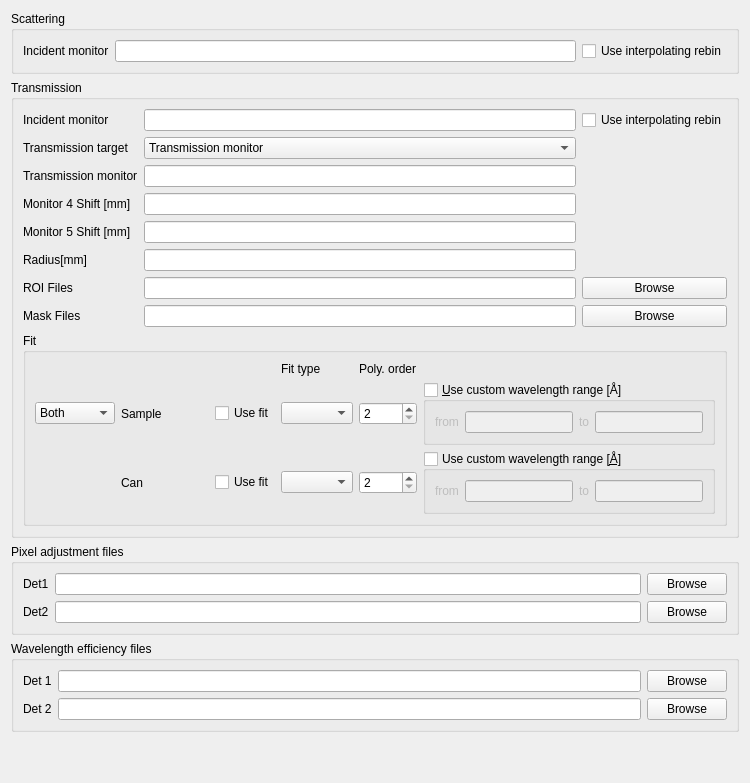
            <widget class="QWidget" name="adjustment_tab">
             <attribute name="title">
              <string>Adjustment</string>
             </attribute>
             <layout class="QHBoxLayout" name="horizontalLayout_5">
              <item>
               <layout class="QHBoxLayout" name="adjustment_tab_horizontal_layout">
                <item>
                 <layout class="QVBoxLayout" name="adjustment_tab_left_layout">
                  <item>
                   <widget class="QGroupBox" name="monitor_normalization_group_box">
                    <property name="toolTip">
                     <string>&lt;html&gt;&lt;head/&gt;&lt;body&gt;&lt;p&gt;Settings for the monitor normalization.&lt;/p&gt;&lt;/body&gt;&lt;/html&gt;</string>
                    </property>
                    <property name="title">
                     <string>Scattering</string>
                    </property>
                    <layout class="QGridLayout" name="gridLayout_8">
                     <item row="0" column="0">
                      <widget class="QLabel" name="monitor_normalization_monitor_label">
                       <property name="toolTip">
                        <string>&lt;html&gt;&lt;head/&gt;&lt;body&gt;&lt;p&gt;Spectrum number of the incident monitor which is used for monitor normalization.&lt;/p&gt;&lt;/body&gt;&lt;/html&gt;</string>
                       </property>
                       <property name="text">
                        <string>Incident monitor</string>
                       </property>
                      </widget>
                     </item>
                     <item row="0" column="2">
                      <widget class="QCheckBox" name="monitor_normalization_interpolating_rebin_check_box">
                       <property name="toolTip">
                        <string>&lt;html&gt;&lt;head/&gt;&lt;body&gt;&lt;p&gt;Selects the type of rebin which is to be used during monitor normalization. If this is checked then a interpolating rebin operation is performed, else a standard rebin operation is used.&lt;/p&gt;&lt;/body&gt;&lt;/html&gt;</string>
                       </property>
                       <property name="text">
                        <string>Use interpolating rebin</string>
                       </property>
                      </widget>
                     </item>
                     <item row="0" column="1">
                      <widget class="QLineEdit" name="monitor_normalization_line_edit">
                       <property name="toolTip">
                        <string>&lt;html&gt;&lt;head/&gt;&lt;body&gt;&lt;p&gt;Spectrum number of the incident monitor which is used for monitor normalization.&lt;/p&gt;&lt;/body&gt;&lt;/html&gt;</string>
                       </property>
                      </widget>
                     </item>
                    </layout>
                   </widget>
                  </item>
                  <item>
                   <widget class="QGroupBox" name="transmission_group_box">
                    <property name="toolTip">
                     <string>&lt;html&gt;&lt;head/&gt;&lt;body&gt;&lt;p&gt;Settings for the transmission calculation.&lt;/p&gt;&lt;/body&gt;&lt;/html&gt;</string>
                    </property>
                    <property name="title">
                     <string>Transmission</string>
                    </property>
                    <layout class="QGridLayout" name="gridLayout_9">
                     <item row="5" column="1">
                      <widget class="QLabel" name="transmission_mn_4_shift_label">
                       <property name="toolTip">
                        <string>&lt;html&gt;&lt;head/&gt;&lt;body&gt;&lt;p&gt;An option shift of the M4 monitor.&lt;/p&gt;&lt;/body&gt;&lt;/html&gt;</string>
                       </property>
                       <property name="text">
                        <string>Monitor 4 Shift [mm]</string>
                       </property>
                      </widget>
                     </item>
                     <item row="10" column="1" colspan="3">
                      <widget class="QGroupBox" name="fit_combo_box">
                       <property name="toolTip">
                        <string>&lt;html&gt;&lt;head/&gt;&lt;body&gt;&lt;p&gt;Fit options for the transmission calculation. These can be either set for both the Sample and the Can run or separately.&lt;/p&gt;&lt;/body&gt;&lt;/html&gt;</string>
                       </property>
                       <property name="title">
                        <string>Fit</string>
                       </property>
                       <property name="flat">
                        <bool>false</bool>
                       </property>
                       <property name="checkable">
                        <bool>false</bool>
                       </property>
                       <layout class="QGridLayout" name="gridLayout_22">
                        <item row="0" column="3">
                         <widget class="QLabel" name="fit_fit_type_label">
                          <property name="text">
                           <string>Fit type</string>
                          </property>
                         </widget>
                        </item>
                        <item row="1" column="0">
                         <widget class="QComboBox" name="fit_selection_combo_box">
                          <property name="toolTip">
                           <string>&lt;html&gt;&lt;head/&gt;&lt;body&gt;&lt;p&gt;Selects if fit options should be the same (Both) for Sample and Can, or if the user should be able to set them separately (Separate).&lt;/p&gt;&lt;/body&gt;&lt;/html&gt;</string>
                          </property>
                          <item>
                           <property name="text">
                            <string>Both</string>
                           </property>
                          </item>
                          <item>
                           <property name="text">
                            <string>Separate</string>
                           </property>
                          </item>
                         </widget>
                        </item>
                        <item row="2" column="3">
                         <widget class="QComboBox" name="fit_can_fit_type_combo_box">
                          <property name="toolTip">
                           <string>&lt;html&gt;&lt;head/&gt;&lt;body&gt;&lt;p&gt;If fitting should be used, then this allows for the selection of the fit type.&lt;/p&gt;&lt;/body&gt;&lt;/html&gt;</string>
                          </property>
                         </widget>
                        </item>
                        <item row="2" column="2">
                         <widget class="QCheckBox" name="fit_can_use_fit_check_box">
                          <property name="toolTip">
                           <string>&lt;html&gt;&lt;head/&gt;&lt;body&gt;&lt;p&gt;If fitting should be used&lt;/p&gt;&lt;/body&gt;&lt;/html&gt;</string>
                          </property>
                          <property name="text">
                           <string>Use fit</string>
                          </property>
                         </widget>
                        </item>
                        <item row="1" column="1">
                         <widget class="QLabel" name="fit_sample_label">
                          <property name="text">
                           <string>Sample              </string>
                          </property>
                         </widget>
                        </item>
                        <item row="2" column="1">
                         <widget class="QLabel" name="fit_can_label">
                          <property name="text">
                           <string>Can</string>
                          </property>
                         </widget>
                        </item>
                        <item row="1" column="5">
                         <widget class="QGroupBox" name="fit_sample_wavelength_combo_box">
                          <property name="toolTip">
                           <string>&lt;html&gt;&lt;head/&gt;&lt;body&gt;&lt;p&gt;Allows for setting a custom wavelength range during fitting.&lt;/p&gt;&lt;/body&gt;&lt;/html&gt;</string>
                          </property>
                          <property name="title">
                           <string>&amp;Use custom wavelength range [Å]</string>
                          </property>
                          <property name="checkable">
                           <bool>true</bool>
                          </property>
                          <property name="checked">
                           <bool>false</bool>
                          </property>
                          <layout class="QGridLayout" name="gridLayout_23">
                           <item row="0" column="1">
                            <widget class="QLineEdit" name="fit_sample_wavelength_min_line_edit">
                             <property name="toolTip">
                              <string>&lt;html&gt;&lt;head/&gt;&lt;body&gt;&lt;p&gt;The beginning of the custom wavelength range.&lt;/p&gt;&lt;/body&gt;&lt;/html&gt;</string>
                             </property>
                            </widget>
                           </item>
                           <item row="0" column="2">
                            <widget class="QLabel" name="fit_sample_to_label">
                             <property name="text">
                              <string>to</string>
                             </property>
                            </widget>
                           </item>
                           <item row="0" column="0">
                            <widget class="QLabel" name="fit_sample_from_label">
                             <property name="text">
                              <string>from</string>
                             </property>
                            </widget>
                           </item>
                           <item row="0" column="3">
                            <widget class="QLineEdit" name="fit_sample_wavelength_max_line_edit">
                             <property name="toolTip">
                              <string>&lt;html&gt;&lt;head/&gt;&lt;body&gt;&lt;p&gt;The end of the custom wavelength range.&lt;/p&gt;&lt;/body&gt;&lt;/html&gt;</string>
                             </property>
                            </widget>
                           </item>
                          </layout>
                         </widget>
                        </item>
                        <item row="2" column="5">
                         <widget class="QGroupBox" name="fit_can_wavelength_combo_box">
                          <property name="toolTip">
                           <string>&lt;html&gt;&lt;head/&gt;&lt;body&gt;&lt;p&gt;Allows for setting a custom wavelength range during fitting.&lt;/p&gt;&lt;/body&gt;&lt;/html&gt;</string>
                          </property>
                          <property name="title">
                           <string>Use custom wavelength range [&amp;Å]</string>
                          </property>
                          <property name="checkable">
                           <bool>true</bool>
                          </property>
                          <property name="checked">
                           <bool>false</bool>
                          </property>
                          <layout class="QGridLayout" name="gridLayout_24">
                           <item row="0" column="1">
                            <widget class="QLineEdit" name="fit_can_wavelength_min_line_edit">
                             <property name="toolTip">
                              <string>&lt;html&gt;&lt;head/&gt;&lt;body&gt;&lt;p&gt;The beginning of the custom wavelength range.&lt;/p&gt;&lt;/body&gt;&lt;/html&gt;</string>
                             </property>
                            </widget>
                           </item>
                           <item row="0" column="0">
                            <widget class="QLabel" name="fit_can_from_label">
                             <property name="text">
                              <string>from</string>
                             </property>
                            </widget>
                           </item>
                           <item row="0" column="2">
                            <widget class="QLabel" name="fit_can_to_label">
                             <property name="text">
                              <string>to</string>
                             </property>
                            </widget>
                           </item>
                           <item row="0" column="3">
                            <widget class="QLineEdit" name="fit_can_wavelength_max_line_edit">
                             <property name="toolTip">
                              <string>&lt;html&gt;&lt;head/&gt;&lt;body&gt;&lt;p&gt;The end of the custom wavelength range.&lt;/p&gt;&lt;/body&gt;&lt;/html&gt;</string>
                             </property>
                            </widget>
                           </item>
                          </layout>
                         </widget>
                        </item>
                        <item row="1" column="3">
                         <widget class="QComboBox" name="fit_sample_fit_type_combo_box">
                          <property name="toolTip">
                           <string>&lt;html&gt;&lt;head/&gt;&lt;body&gt;&lt;p&gt;If fitting should be used, then this allows for the selection of the fit type.&lt;/p&gt;&lt;/body&gt;&lt;/html&gt;</string>
                          </property>
                         </widget>
                        </item>
                        <item row="1" column="4">
                         <widget class="QSpinBox" name="fit_sample_polynomial_order_spin_box">
                          <property name="toolTip">
                           <string>&lt;html&gt;&lt;head/&gt;&lt;body&gt;&lt;p&gt;If a polynomial fit type was selected, then the polynomial order of the fit can be specified here.&lt;/p&gt;&lt;/body&gt;&lt;/html&gt;</string>
                          </property>
                          <property name="minimum">
                           <number>2</number>
                          </property>
                          <property name="maximum">
                           <number>6</number>
                          </property>
                         </widget>
                        </item>
                        <item row="0" column="4">
                         <widget class="QLabel" name="fit_polynomial_order_label">
                          <property name="text">
                           <string>Poly. order</string>
                          </property>
                         </widget>
                        </item>
                        <item row="2" column="4">
                         <widget class="QSpinBox" name="fit_can_polynomial_order_spin_box">
                          <property name="toolTip">
                           <string>&lt;html&gt;&lt;head/&gt;&lt;body&gt;&lt;p&gt;If a polynomial fit type was selected, then the polynomial order of the fit can be specified here.&lt;/p&gt;&lt;/body&gt;&lt;/html&gt;</string>
                          </property>
                          <property name="minimum">
                           <number>2</number>
                          </property>
                          <property name="maximum">
                           <number>6</number>
                          </property>
                         </widget>
                        </item>
                        <item row="1" column="2">
                         <widget class="QCheckBox" name="fit_sample_use_fit_check_box">
                          <property name="toolTip">
                           <string>&lt;html&gt;&lt;head/&gt;&lt;body&gt;&lt;p&gt;If fitting should be used&lt;/p&gt;&lt;/body&gt;&lt;/html&gt;</string>
                          </property>
                          <property name="text">
                           <string>Use fit</string>
                          </property>
                         </widget>
                        </item>
                       </layout>
                      </widget>
                     </item>
                     <item row="8" column="2">
                      <widget class="QLineEdit" name="transmission_roi_files_line_edit">
                       <property name="toolTip">
                        <string>&lt;html&gt;&lt;head/&gt;&lt;body&gt;&lt;p&gt;A comma-separated list of ROI files which define areas on the bank which contribute to the transmission calculation.&lt;/p&gt;&lt;/body&gt;&lt;/html&gt;</string>
                       </property>
                      </widget>
                     </item>
                     <item row="6" column="1">
                      <widget class="QLabel" name="transmission_mn_5_shift_label">
                       <property name="toolTip">
                        <string>&lt;html&gt;&lt;head/&gt;&lt;body&gt;&lt;p&gt;An option shift of the M5 monitor.&lt;/p&gt;&lt;/body&gt;&lt;/html&gt;</string>
                       </property>
                       <property name="text">
                        <string>Monitor 5 Shift [mm]</string>
                       </property>
                      </widget>
                     </item>
                     <item row="7" column="1">
                      <widget class="QLabel" name="transmission_radius_label">
                       <property name="toolTip">
                        <string>&lt;html&gt;&lt;head/&gt;&lt;body&gt;&lt;p&gt;A radius that defines a circle which includes all pixels on the bank which contribute to the transmission calculation.&lt;/p&gt;&lt;/body&gt;&lt;/html&gt;</string>
                       </property>
                       <property name="text">
                        <string>Radius[mm]</string>
                       </property>
                      </widget>
                     </item>
                     <item row="8" column="3">
                      <widget class="QPushButton" name="transmission_roi_files_push_button">
                       <property name="text">
                        <string>Browse</string>
                       </property>
                      </widget>
                     </item>
                     <item row="4" column="2">
                      <widget class="QLineEdit" name="transmission_monitor_line_edit"/>
                     </item>
                     <item row="3" column="2">
                      <widget class="QComboBox" name="transmission_target_combo_box">
                       <item>
                        <property name="text">
                         <string>Transmission monitor</string>
                        </property>
                       </item>
                       <item>
                        <property name="text">
                         <string>Region of interest on bank</string>
                        </property>
                       </item>
                      </widget>
                     </item>
                     <item row="9" column="2">
                      <widget class="QLineEdit" name="transmission_mask_files_line_edit">
                       <property name="toolTip">
                        <string>&lt;html&gt;&lt;head/&gt;&lt;body&gt;&lt;p&gt;A comma-separated list of MASK files which define areas on the bank which are excluded from the transmission calculation.&lt;/p&gt;&lt;/body&gt;&lt;/html&gt;</string>
                       </property>
                      </widget>
                     </item>
                     <item row="7" column="2">
                      <widget class="QLineEdit" name="transmission_radius_line_edit">
                       <property name="toolTip">
                        <string>&lt;html&gt;&lt;head/&gt;&lt;body&gt;&lt;p&gt;A radius that defines a circle which includes all pixels on the bank which contribute to the transmission calculation.&lt;/p&gt;&lt;/body&gt;&lt;/html&gt;</string>
                       </property>
                      </widget>
                     </item>
                     <item row="9" column="3">
                      <widget class="QPushButton" name="transmission_mask_files_push_button">
                       <property name="text">
                        <string>Browse</string>
                       </property>
                      </widget>
                     </item>
                     <item row="2" column="3">
                      <widget class="QCheckBox" name="transmission_interpolating_rebin_check_box">
                       <property name="toolTip">
                        <string>&lt;html&gt;&lt;head/&gt;&lt;body&gt;&lt;p&gt;Selects the type of rebin which is to be used during transmission calculation. If this is checked then a interpolating rebin operation is performed, else a standard rebin operation is used.&lt;/p&gt;&lt;/body&gt;&lt;/html&gt;</string>
                       </property>
                       <property name="text">
                        <string>Use interpolating rebin</string>
                       </property>
                      </widget>
                     </item>
                     <item row="4" column="1">
                      <widget class="QLabel" name="transmission_monitor_label">
                       <property name="toolTip">
                        <string>&lt;html&gt;&lt;head/&gt;&lt;body&gt;&lt;p&gt;Spectrum number of the transmission monitor which is used for transmission calculation.&lt;/p&gt;&lt;/body&gt;&lt;/html&gt;</string>
                       </property>
                       <property name="text">
                        <string>Transmission monitor</string>
                       </property>
                      </widget>
                     </item>
                     <item row="5" column="2">
                      <widget class="QLineEdit" name="transmission_mn_4_shift_line_edit">
                       <property name="toolTip">
                        <string>&lt;html&gt;&lt;head/&gt;&lt;body&gt;&lt;p&gt;Distance between beamstop monitor and detector.&lt;/p&gt;&lt;/body&gt;&lt;/html&gt;</string>
                       </property>
                      </widget>
                     </item>
                     <item row="9" column="1">
                      <widget class="QLabel" name="transmission_mask_files_label">
                       <property name="toolTip">
                        <string>&lt;html&gt;&lt;head/&gt;&lt;body&gt;&lt;p&gt;A comma-separated list of MASK files which define areas on the bank which are excluded from the transmission calculation.&lt;/p&gt;&lt;/body&gt;&lt;/html&gt;</string>
                       </property>
                       <property name="text">
                        <string>Mask Files</string>
                       </property>
                      </widget>
                     </item>
                     <item row="2" column="2">
                      <widget class="QLineEdit" name="transmission_line_edit">
                       <property name="toolTip">
                        <string>&lt;html&gt;&lt;head/&gt;&lt;body&gt;&lt;p&gt;Spectrum number of the incident monitor which is used for transmission calculation.&lt;/p&gt;&lt;/body&gt;&lt;/html&gt;</string>
                       </property>
                      </widget>
                     </item>
                     <item row="3" column="1">
                      <widget class="QLabel" name="transmission_target_label">
                       <property name="text">
                        <string>Transmission target</string>
                       </property>
                      </widget>
                     </item>
                     <item row="8" column="1">
                      <widget class="QLabel" name="transmission_roi_files_label">
                       <property name="toolTip">
                        <string>&lt;html&gt;&lt;head/&gt;&lt;body&gt;&lt;p&gt;A comma-separated list of ROI files which define areas on the bank which contribute to the transmission calculation.&lt;/p&gt;&lt;/body&gt;&lt;/html&gt;</string>
                       </property>
                       <property name="text">
                        <string>ROI Files</string>
                       </property>
                      </widget>
                     </item>
                     <item row="6" column="2">
                      <widget class="QLineEdit" name="transmission_mn_5_shift_line_edit">
                       <property name="toolTip">
                        <string>&lt;html&gt;&lt;head/&gt;&lt;body&gt;&lt;p&gt;Distance between beamstop monitor and detector.&lt;/p&gt;&lt;/body&gt;&lt;/html&gt;</string>
                       </property>
                      </widget>
                     </item>
                     <item row="2" column="1">
                      <widget class="QLabel" name="transmission_incident_monitor_target">
                       <property name="toolTip">
                        <string>&lt;html&gt;&lt;head/&gt;&lt;body&gt;&lt;p&gt;Spectrum number of the incident monitor which is used for transmission calculation.&lt;/p&gt;&lt;/body&gt;&lt;/html&gt;</string>
                       </property>
                       <property name="text">
                        <string>Incident monitor</string>
                       </property>
                      </widget>
                     </item>
                    </layout>
                   </widget>
                  </item>
                  <item>
                   <widget class="QGroupBox" name="pixel_adjustment_group_box">
                    <property name="toolTip">
                     <string>&lt;html&gt;&lt;head/&gt;&lt;body&gt;&lt;p&gt;The pixel adjustment files.&lt;/p&gt;&lt;/body&gt;&lt;/html&gt;</string>
                    </property>
                    <property name="title">
                     <string>Pixel adjustment files</string>
                    </property>
                    <layout class="QGridLayout" name="gridLayout_10">
                     <item row="0" column="1">
                      <widget class="QLineEdit" name="pixel_adjustment_det_1_line_edit">
                       <property name="toolTip">
                        <string>&lt;html&gt;&lt;head/&gt;&lt;body&gt;&lt;p&gt;The path to the pixel adjustment file for the first detector.&lt;/p&gt;&lt;/body&gt;&lt;/html&gt;</string>
                       </property>
                      </widget>
                     </item>
                     <item row="0" column="0">
                      <widget class="QLabel" name="pixel_adjustment_det_2_label">
                       <property name="toolTip">
                        <string>&lt;html&gt;&lt;head/&gt;&lt;body&gt;&lt;p&gt;The path to the pixel adjustment file for the first detector.&lt;/p&gt;&lt;/body&gt;&lt;/html&gt;</string>
                       </property>
                       <property name="text">
                        <string>Det1</string>
                       </property>
                      </widget>
                     </item>
                     <item row="0" column="2">
                      <widget class="QPushButton" name="pixel_adjustment_det_1_push_button">
                       <property name="text">
                        <string>Browse</string>
                       </property>
                      </widget>
                     </item>
                     <item row="1" column="2">
                      <widget class="QPushButton" name="pixel_adjustment_det_2_push_button">
                       <property name="text">
                        <string>Browse</string>
                       </property>
                      </widget>
                     </item>
                     <item row="1" column="1">
                      <widget class="QLineEdit" name="pixel_adjustment_det_2_line_edit">
                       <property name="toolTip">
                        <string>&lt;html&gt;&lt;head/&gt;&lt;body&gt;&lt;p&gt;The path to the pixel adjustment file for the second detector.&lt;/p&gt;&lt;/body&gt;&lt;/html&gt;</string>
                       </property>
                      </widget>
                     </item>
                     <item row="1" column="0">
                      <widget class="QLabel" name="pixel_adjustement_det_1_label">
                       <property name="toolTip">
                        <string>&lt;html&gt;&lt;head/&gt;&lt;body&gt;&lt;p&gt;The path to the pixel adjustment file for the second detector.&lt;/p&gt;&lt;/body&gt;&lt;/html&gt;</string>
                       </property>
                       <property name="text">
                        <string>Det2</string>
                       </property>
                      </widget>
                     </item>
                    </layout>
                   </widget>
                  </item>
                  <item>
                   <widget class="QGroupBox" name="wavelength_adjustment_group_box">
                    <property name="toolTip">
                     <string>&lt;html&gt;&lt;head/&gt;&lt;body&gt;&lt;p&gt;The wavelength adjustment files.&lt;/p&gt;&lt;/body&gt;&lt;/html&gt;</string>
                    </property>
                    <property name="title">
                     <string>Wavelength efficiency files</string>
                    </property>
                    <layout class="QGridLayout" name="gridLayout_11">
                     <item row="0" column="1">
                      <widget class="QLineEdit" name="wavelength_adjustment_det_1_line_edit">
                       <property name="toolTip">
                        <string>&lt;html&gt;&lt;head/&gt;&lt;body&gt;&lt;p&gt;The path to the wavelength adjustment file for the first detector.&lt;/p&gt;&lt;/body&gt;&lt;/html&gt;</string>
                       </property>
                      </widget>
                     </item>
                     <item row="0" column="0">
                      <widget class="QLabel" name="wavelength_adjustment_det_1_label">
                       <property name="toolTip">
                        <string>&lt;html&gt;&lt;head/&gt;&lt;body&gt;&lt;p&gt;The path to the wavelength adjustment file for the first detector.&lt;/p&gt;&lt;/body&gt;&lt;/html&gt;</string>
                       </property>
                       <property name="text">
                        <string>Det 1</string>
                       </property>
                      </widget>
                     </item>
                     <item row="2" column="0">
                      <widget class="QLabel" name="wavelength_adjustment_det_2_label">
                       <property name="toolTip">
                        <string>&lt;html&gt;&lt;head/&gt;&lt;body&gt;&lt;p&gt;The path to the wavelength adjustment file for the second detector.&lt;/p&gt;&lt;/body&gt;&lt;/html&gt;</string>
                       </property>
                       <property name="text">
                        <string>Det 2</string>
                       </property>
                      </widget>
                     </item>
                     <item row="2" column="1">
                      <widget class="QLineEdit" name="wavelength_adjustment_det_2_line_edit">
                       <property name="toolTip">
                        <string>&lt;html&gt;&lt;head/&gt;&lt;body&gt;&lt;p&gt;The path to the wavelength adjustment file for the second detector.&lt;/p&gt;&lt;/body&gt;&lt;/html&gt;</string>
                       </property>
                      </widget>
                     </item>
                     <item row="0" column="2">
                      <widget class="QPushButton" name="wavelength_adjustment_det_1_push_button">
                       <property name="text">
                        <string>Browse</string>
                       </property>
                      </widget>
                     </item>
                     <item row="2" column="2">
                      <widget class="QPushButton" name="wavelength_adjustment_det_2_push_button">
                       <property name="text">
                        <string>Browse</string>
                       </property>
                      </widget>
                     </item>
                    </layout>
                   </widget>
                  </item>
                  <item>
                   <spacer name="verticalSpacer_2">
                    <property name="orientation">
                     <enum>Qt::Vertical</enum>
                    </property>
                    <property name="sizeHint" stdset="0">
                     <size>
                      <width>20</width>
                      <height>40</height>
                     </size>
                    </property>
                   </spacer>
                  </item>
                 </layout>
                </item>
                <item>
                 <layout class="QVBoxLayout" name="adjustemnt_tab_right_layout"/>
                </item>
               </layout>
              </item>
             </layout>
            </widget>
